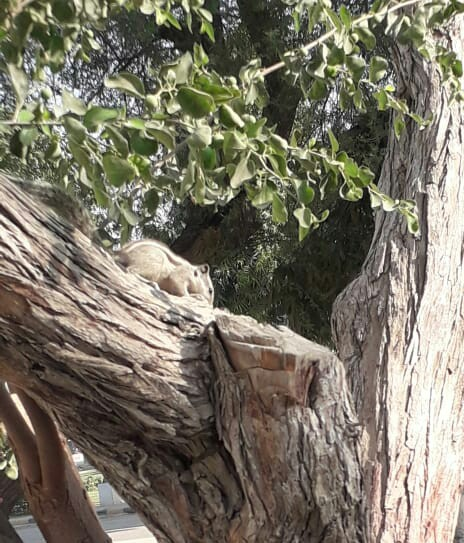
#> input picture images/image1.JPG, 464 x 543 px, given in place of the camera
$ jupyter execute 'Edge Detection.ipynb'   (older library calls are emulated)
#> lines starting #> are read from the running program, lines starting #| are printed output that depends on the picture; after the words box and inside, x2 and y2 are one past the last pixel; in counts of white or black regions, pixels touching at a corner belong together
[cell 1]
import cv2
import numpy as np

[cell 2]
#Creating the Video Capture object
cap = cv2.VideoCapture(0) #Opens the first web cam in your device

[cell 3]
#Displaying video frames
while True:
    ret, frame = cap.read() #Reads the frame from the VideoCapture object
#> frame is the input picture: shape (543, 464, 3); mean B, G, R 101.4, 116.2, 121.4

    #Creating gray scale frame
    gray_frame = cv2.cvtColor(frame, cv2.COLOR_BGR2GRAY)
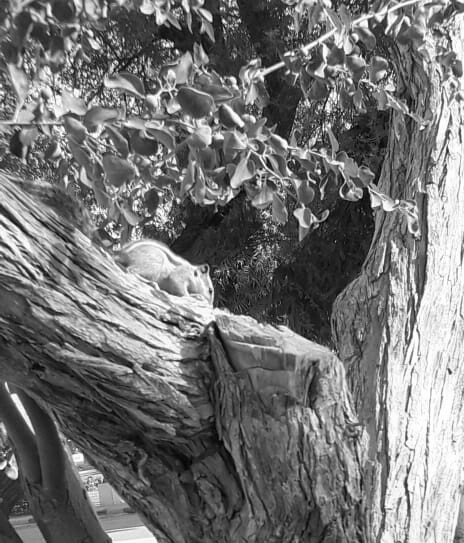
#> gray_frame: shape (543, 464); min 0, max 255, mean 116.1

    #Applying Laplacian operator, we can compute the edges of the given frame
    laplace_frame = cv2.Laplacian(gray_frame, cv2.CV_32F)
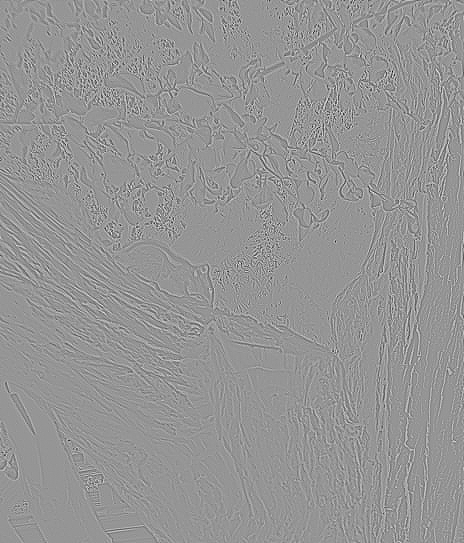
#> laplace_frame: shape (543, 464) float32; min -465, max 329, mean 0; drawn with min black and max white

    #Applying sobel operator in x direction (horizontally)
    sobelx_frame = cv2.Sobel(gray_frame, cv2.CV_32F, 1, 0, ksize=5)
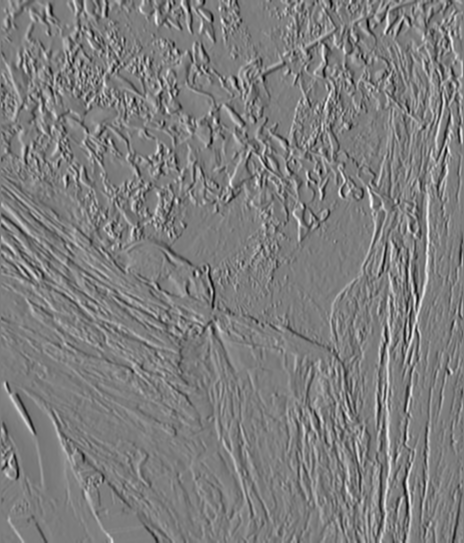
#> sobelx_frame: shape (543, 464) float32; min -9522, max 9800, mean 31.5; drawn with min black and max white

    #Applying sobel operator in y direction (vertically)
    sobely_frame = cv2.Sobel(gray_frame, cv2.CV_32F, 0, 1, ksize=5)
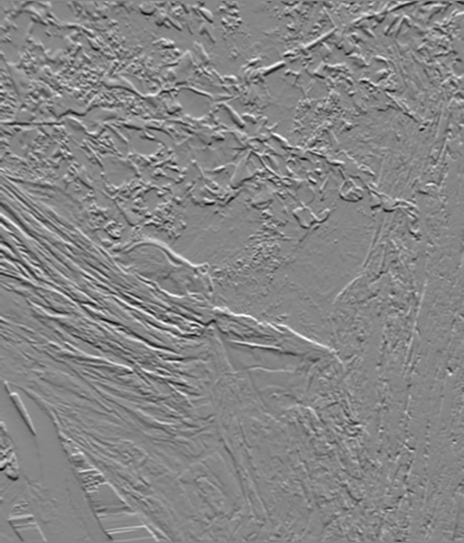
#> sobely_frame: shape (543, 464) float32; min -9360, max 8445, mean -1.7; drawn with min black and max white

    #Applying built-in edge detector
    canny_frame = cv2.Canny(gray_frame, 50, 50)
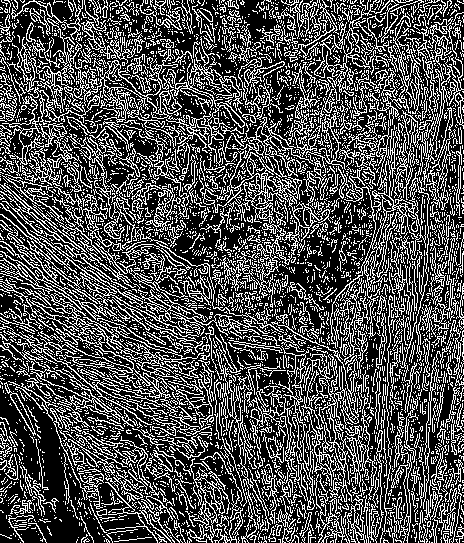
#> canny_frame: shape (543, 464); 31.3% white in thin lines or dots

    #Displaying both frames
    cv2.imshow('Image', frame)
    cv2.imshow('Laplace Image', laplace_frame)
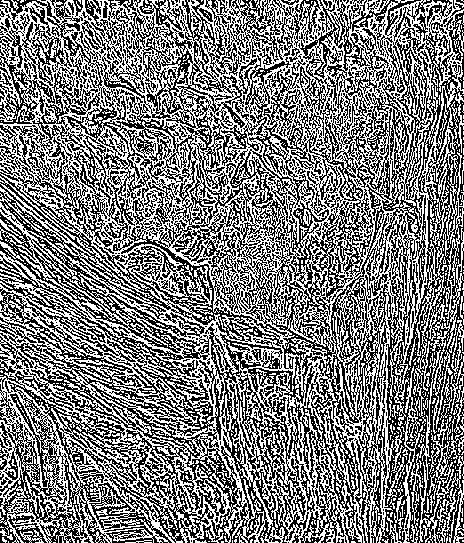
#> window 'Laplace Image': shape (543, 464); 49.1% white in thin lines or dots
    cv2.imshow('SobelX Image', sobelx_frame)
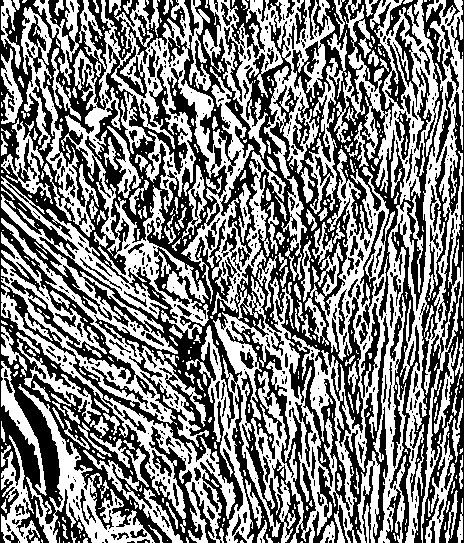
#> window 'SobelX Image': shape (543, 464); 50.2% white; 571 black regions (414 under 20 px), largest, box (x1, y1, x2, y2) and area: (0, 0, 447, 543) 88391, (410, 0, 464, 543) 8691, (226, 321, 316, 543) 5827
    cv2.imshow('SobelY Image', sobely_frame)
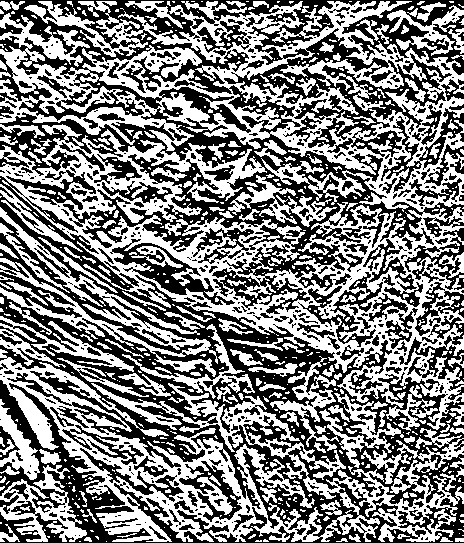
#> window 'SobelY Image': shape (543, 464); 50% white; 680 white regions (503 under 20 px), largest, box (x1, y1, x2, y2) and area: (0, 1, 464, 430) 65898, (0, 349, 464, 542) 25359, (0, 207, 218, 377) 5354
    cv2.imshow('Canny Image', canny_frame)

    #The exit condition
    if cv2.waitKey(5) & 0xFF == ord('q'):
#> (key q is pressed here)
        break

#Destroy capture object
cap.release()
#Destroy all windows of opencv
cv2.destroyAllWindows()

$ run again, on images/image3.JPG
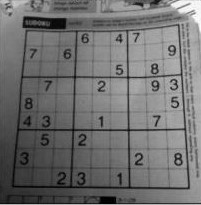
#> input picture images/image3.JPG, 201 x 205 px, given in place of the camera
#> frame is the input picture: shape (205, 201, 3); min 0, max 255, mean 111.9
#> `canny_frame = cv2.Canny(gray_frame, 50, 50)`:
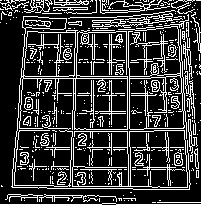
#> canny_frame: shape (205, 201); 22.5% white in thin lines or dots
#> `cv2.imshow('SobelY Image', sobely_frame)`:
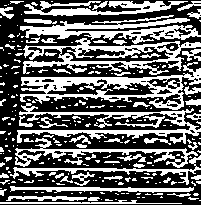
#> window 'SobelY Image': shape (205, 201); 40.6% white; 256 white regions (199 under 20 px), largest, box (x1, y1, x2, y2) and area: (20, 62, 201, 110) 2554, (23, 38, 201, 75) 2173, (20, 15, 201, 44) 2029
